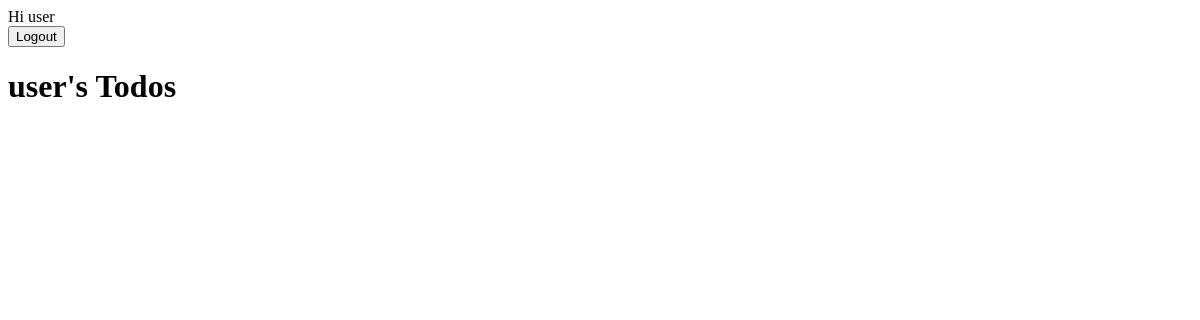
/current/ (signed in), run on an earlier commit of the app's database.
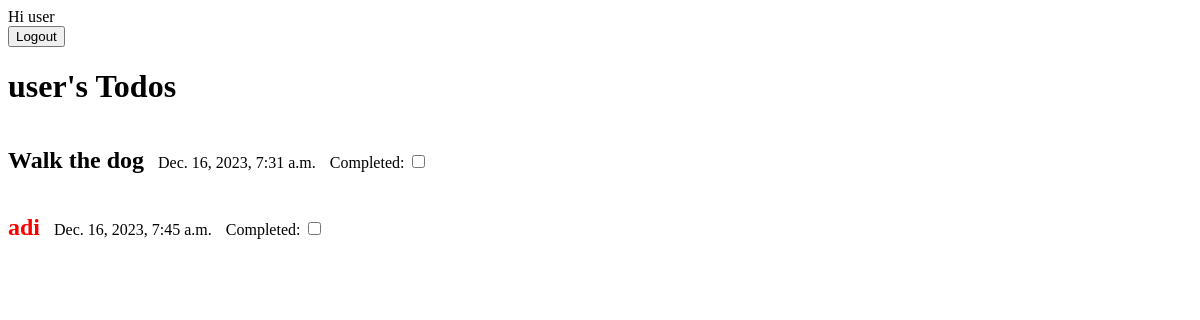
And on a later commit of the database.
### todo_app/models.py (models this page shows, shortened)
class Todo(models.Model):
    title = models.CharField(max_length = 100)
    memo = models.TextField(blank = True , max_length = 200)
    created = models.DateTimeField(auto_now_add = True)
    datecompleted = models.DateTimeField(null = True , blank = True )
    owner = models.ForeignKey(User, on_delete=models.CASCADE)
    is_important = models.BooleanField(default=False)

### todo_app/views.py (the view)
# urls.py: path('current/',views.currenttodos,name='currenttodos' ),
def currenttodos(request):
    todos = Todo.objects.filter(owner=request.user)
    return render(request, 'todo/current.html',{'todos':todos})

### todo_app/templates/todo/current.html (shortened to what this page needs)
{% extends 'todo/base.html' %}
{% block content %}
    <h1>{{user.username}}'s Todos</h1>
    {% for todo in todos %}
    <div class="todo-item">
    <h2 class="{% if todo.is_important %}important{% endif %}">{{ todo.title }}</h2>
    <p>{{ todo.created }}</p>
    <p>
        Completed:
        <input type="checkbox" name="completed" value="{{ todo.id }}" {% if todo.is_completed %}checked{% endif %}>
    </p>
    </div>
    {% endfor %}
{% endblock %}

### todo_app/templates/todo/base.html (shortened to what this page needs)
{% if user.is_authenticated %}
Hi {{user.username}}
<form action="{% url 'logoutuser' %}" method="POST">
<button type="submit">Logout</button>
</form>
{% else %}
<a href="{% url 'signupuser' %}">Sign up</a>
<a href="{% url 'loginuser' %}">Login</a>
{% endif %} {% block content %} {% endblock %}

### todo_app/templates/todo/current.html (style rules this page uses)
.important { color: red; }
.todo-item h2, .todo-item p { display: inline-block; margin-right: 10px; }

What changed in the data, as far as the page shows it:
added Todo: title "Walk the dog", created "Dec. 16, 2023, 7:31 a.m.", is_important False (drawn)
added Todo: title "adi", created "Dec. 16, 2023, 7:45 a.m.", is_important True (drawn)
